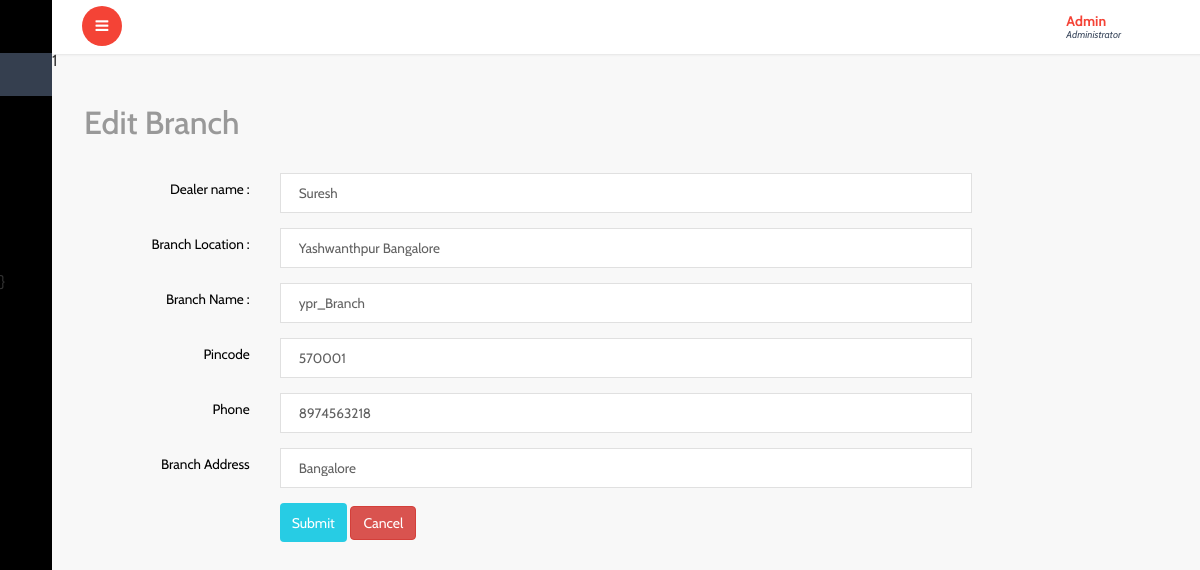
Page /admin/editbranch.php?id=1 (signed in) on the committed database.
### tables this page shows
CREATE TABLE `branch` (
  `id` int(11) NOT NULL,
  `dealer_name` text NOT NULL,
  `branchaddress` text NOT NULL,
  `phone` text NOT NULL,
  `branch_location` text NOT NULL,
  `pincode` text NOT NULL,
  `reqid` text NOT NULL,
  `branch_name` text NOT NULL,
  `branch_id` text NOT NULL
);

### admin/editbranch.php (the view, shortened to what this page needs)
<?php
include('header.php');
include('sidebar.php');
include('../connection.php');
$id=$_REQUEST['id'];
echo $id;
$sql=mysqli_query($conn,"select * from branch where id='$id'");
$res=mysqli_fetch_array($sql);
?>
<div id="page-wrapper">
	<div class="graphs">
		<h3 class="blank1"> Edit Branch </h3>
		<div class="col-sm-12">
			<div class="col-sm-2">
			</div>
			<div class="col-sm-2">
			</div>
		</div>
		<div class="tab-content">
			<div class="tab-pane active" id="horizontal-form">
				<form class="form-horizontal" action="" method="post" enctype="multipart/form-data">
						<div class="form-group">
							<label for="focusedinput" class="col-sm-2 control-label">Dealer name :</label>
							<div class="col-sm-8">
								<input type="text" class="form-control1" name="name" placeholder="Enter name" required="" id="dearname" value="<?php echo $res['dealer_name'];?>" readonly="">
							</div>
						</div>
						<div class="form-group">
							<label for="focusedinput" class="col-sm-2 control-label">Branch Location :</label>
							<div class="col-sm-8">
								<input type="text" class="form-control1" name="branch_location" placeholder="branch location" required="" id="branchlocation" value="<?php echo $res['branch_location'];?>"   readonly="">
							</div>
						</div>
						<div class="form-group">
							<label for="focusedinput" class="col-sm-2 control-label">Branch Name :</label>
							<div class="col-sm-8">
								<input type="text" class="form-control1" name="branch_name" placeholder="branch name" required=""  value="<?php echo $res['branch_name'];?>"   readonly="">
							</div>
						</div>
						<div class="form-group">
							<label for="focusedinput" class="col-sm-2 control-label">Pincode</label>
							<div class="col-sm-8">
								<input type="text" class="form-control1" name="pincode" required="" id="pincode" value="<?php echo $res['pincode'];?>"   readonly="">
							</div>
						</div>
							<div class="form-group">
							<label for="focusedinput" class="col-sm-2 control-label">Phone</label>
							<div class="col-sm-8">
								<input type="text" class="form-control1" name="phone" required="" id="phone" value="<?php echo $res['phone'];?>">
							</div>
						</div>
						<div class="form-group">
							<label for="focusedinput" class="col-sm-2 control-label"> Branch Address</label>
							<div class="col-sm-8">
							<input type="text" class="form-control1" name="branchaddress" required="" id="officeaddress" value="<?php echo $res['branchaddress'];?>" >
							</div>
						</div>
						<div class="form-group">
							<label for="focusedinput" class="col-sm-2 control-label"></label>
							<div class="col-sm-8">
								<button type="Submit" class="btn btn-success" name="applybranch">Submit</button>
								<a href=""><button type="button" class="btn btn-danger">Cancel</button></a>
							</div>
						</div>
					</form>
				</div>
			</div>
		</div>
	</div>

### rows in the picture
branch: name "Suresh", branch_location "Yashwanthpur Bangalore", branch_name "ypr_Branch", pincode "570001", phone "8974563218", branchaddress "Bangalore"

### other values in the picture
$id "1"
